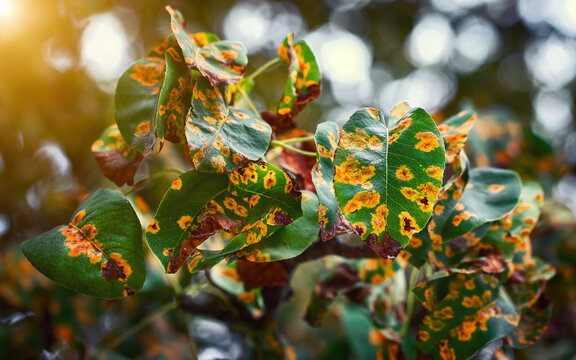
#> input picture home_page.jpeg, 576 x 360 px
$ python -i multi_leaf_analyzer.py   (imports and definitions only)
#> lines starting #> are read from the running program, lines starting #| are printed output that depends on the picture; after the words box and inside, x2 and y2 are one past the last pixel; in counts of white or black regions, pixels touching at a corner belong together
import cv2
import numpy as np
from PIL import Image
import matplotlib.pyplot as plt
from sklearn.cluster import KMeans
from scipy import ndimage
import warnings
# [1 line not run here, left out]

class MultiLeafAnalyzer:
    def __init__(self):
        self.leaf_health_thresholds = {
            'healthy': (0, 5),      # 0-5% disease coverage
            'mild': (5, 15),        # 5-15% disease coverage
            'moderate': (15, 30),   # 15-30% disease coverage
            'severe': (30, 100)    # >30% disease coverage
        }

    def detect_individual_leaves(self, image):
        """
        Detect individual leaves in a multi-leaf image using flexible detection
        Returns: list of leaf regions with their bounding boxes
        """
        # Convert to grayscale and preprocess
        if isinstance(image, Image.Image):
            img_array = np.array(image)
        else:
            img_array = image.copy()

        # Convert to HSV for better leaf detection
        hsv = cv2.cvtColor(img_array, cv2.COLOR_RGB2HSV)
#> hsv: shape (360, 576, 3); mean H, S, V 40.9, 139.2, 122

        # Define broader green color ranges for more flexible leaf detection
        green_ranges = [
            (np.array([20, 20, 20]), np.array([100, 255, 255])),    # Very broad green
            (np.array([25, 40, 40]), np.array([90, 255, 255])),     # Standard green
            (np.array([35, 30, 30]), np.array([85, 255, 255])),     # Light green
            (np.array([30, 50, 50]), np.array([80, 255, 255])),     # Medium green
            (np.array([15, 50, 50]), np.array([95, 255, 255])),     # Yellow-green
        ]

        # Try different detection strategies
        all_masks = []

        # Strategy 1: Combine all green ranges
        combined_mask = np.zeros(hsv.shape[:2], dtype=np.uint8)
        for lower_green, upper_green in green_ranges:
            mask = cv2.inRange(hsv, lower_green, upper_green)
            combined_mask = cv2.bitwise_or(combined_mask, mask)
#> this loop made 5 passes
#> pass 1, in detect_individual_leaves, `mask = cv2.inRange(hsv, lower_green, upper_green)`:
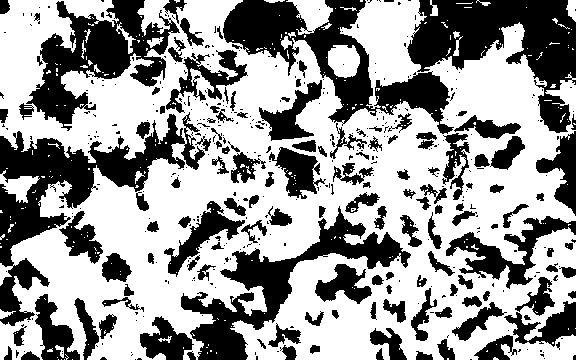
#> mask: shape (360, 576); 60.2% white; 458 black regions (319 under 20 px), largest, box (x1, y1, x2, y2) and area: (0, 112, 205, 326) 10900, (407, 0, 576, 133) 10474, (223, 0, 454, 134) 9461
#> after the loop:
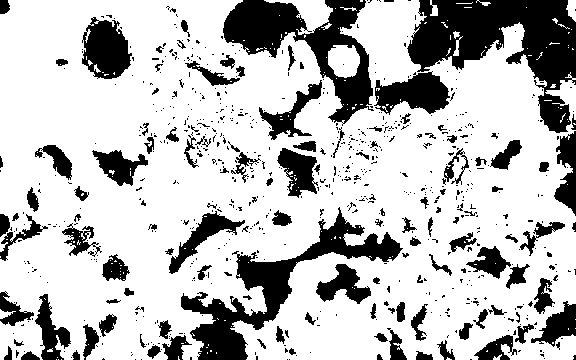
#> combined_mask: shape (360, 576); 74.5% white; 728 black regions (605 under 20 px), largest, box (x1, y1, x2, y2) and area: (407, 0, 576, 133) 10474, (181, 207, 403, 360) 7215, (223, 0, 374, 126) 6840
        all_masks.append(combined_mask)

        # Strategy 2: Use only the most common green range
        standard_mask = cv2.inRange(hsv, green_ranges[1][0], green_ranges[1][1])
        all_masks.append(standard_mask)

        # Strategy 3: Use LAB color space for better green detection
        lab = cv2.cvtColor(img_array, cv2.COLOR_RGB2LAB)
#> lab: shape (360, 576, 3); mean of channels 0, 1, 2 111.3, 126.8, 150.5
        lab_green_lower = np.array([0, 120, 0])
        lab_green_upper = np.array([255, 255, 255])
        lab_mask = cv2.inRange(lab, lab_green_lower, lab_green_upper)
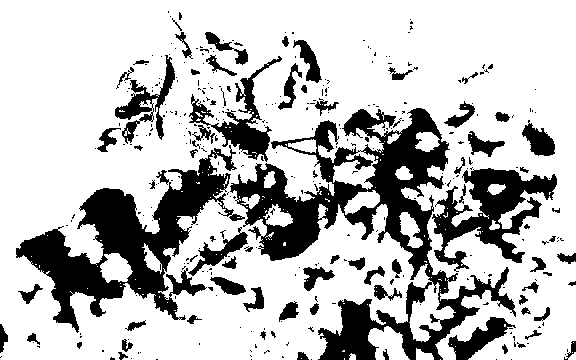
#> lab_mask: shape (360, 576); 74.7% white; 343 black regions (268 under 20 px), largest, box (x1, y1, x2, y2) and area: (230, 108, 516, 360) 19479, (16, 145, 245, 333) 13276, (432, 168, 557, 272) 5214
        all_masks.append(lab_mask)

        # Try each mask and pick the best one
        best_leaf_regions = []
        best_mask = combined_mask

        for mask_idx, test_mask in enumerate(all_masks):
            # Apply morphological operations
            kernel_small = np.ones((3,3), np.uint8)
            kernel_medium = np.ones((5,5), np.uint8)

            # Remove small noise
            test_mask = cv2.morphologyEx(test_mask, cv2.MORPH_OPEN, kernel_small)
            # Fill gaps
            test_mask = cv2.morphologyEx(test_mask, cv2.MORPH_CLOSE, kernel_medium)
            # Smooth edges
            test_mask = cv2.GaussianBlur(test_mask, (3, 3), 0)

            # Threshold to get binary mask
            _, test_mask = cv2.threshold(test_mask, 50, 255, cv2.THRESH_BINARY)

            # Find contours
            contours, _ = cv2.findContours(test_mask, cv2.RETR_EXTERNAL, cv2.CHAIN_APPROX_SIMPLE)

            # More lenient filtering for this attempt
            min_area = 200   # Very small minimum area
            max_area = (img_array.shape[0] * img_array.shape[1]) * 0.5  # Max 50% of image area
            leaf_regions = []

            for i, contour in enumerate(contours):
                area = cv2.contourArea(contour)

                # Very lenient area filtering
                if min_area <= area <= max_area:
                    # Get bounding box
                    x, y, w, h = cv2.boundingRect(contour)

                    # Very lenient aspect ratio
                    aspect_ratio = w / h if h > 0 else 0
                    if 0.2 <= aspect_ratio <= 5.0:  # Very broad range

                        # Lenient solidity check
                        hull = cv2.convexHull(contour)
                        hull_area = cv2.contourArea(hull)
                        solidity = area / hull_area if hull_area > 0 else 0

                        if solidity > 0.1:  # Very low threshold
                            # Create leaf mask
                            leaf_mask = np.zeros(test_mask.shape, dtype=np.uint8)
                            cv2.fillPoly(leaf_mask, [contour], 255)

                            leaf_regions.append({
                                'leaf_id': i,
                                'bbox': (x, y, w, h),
                                'area': area,
                                'contour': contour,
                                'mask': leaf_mask,
                                'aspect_ratio': aspect_ratio,
                                'solidity': solidity
                            })

            # If this mask found more leaves, use it
            if len(leaf_regions) > len(best_leaf_regions):
                best_leaf_regions = leaf_regions
                best_mask = test_mask
#> this loop made 3 passes
#> pass 1, in detect_individual_leaves, `test_mask = cv2.GaussianBlur(test_mask, (3, 3), 0)`:
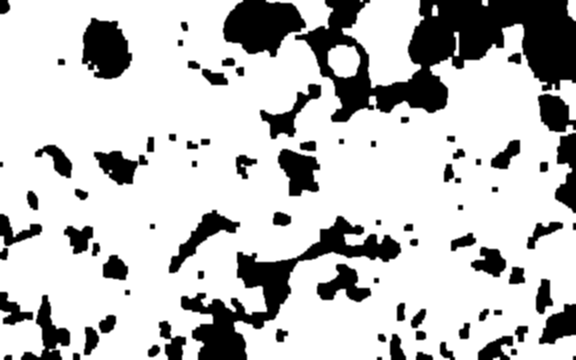
#> test_mask: shape (360, 576); min 0, max 255, mean 194.1
#> pass 1, in detect_individual_leaves, `_, test_mask = cv2.threshold(test_mask, 50, 255, cv2.THRESH_BINARY)`:
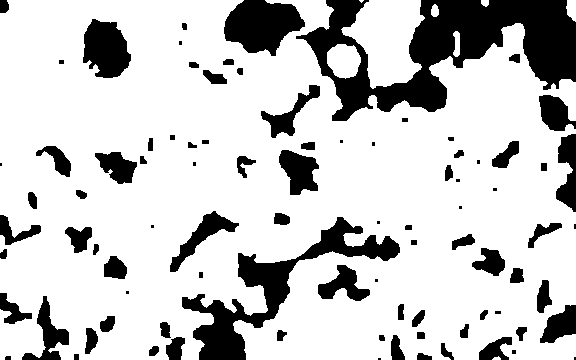
#> test_mask: shape (360, 576); 78.9% white; 89 black regions (18 under 20 px), largest, box (x1, y1, x2, y2) and area: (296, 0, 576, 121) 14758, (182, 217, 400, 360) 6566, (224, 0, 305, 56) 3056
#> after the loop:
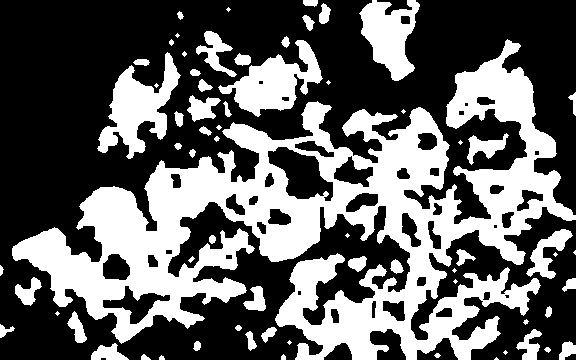
#> best_mask: shape (360, 576); 38.3% white; 67 white regions (17 under 20 px), largest, box (x1, y1, x2, y2) and area: (12, 39, 576, 360) 61625, (97, 52, 181, 159) 3784, (218, 40, 323, 117) 3475
#> after the loop:
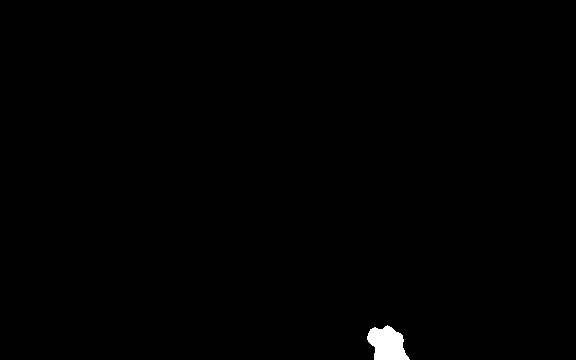
#> leaf_mask: shape (360, 576); 0.5% white; 1 white region, box (x1, y1, x2, y2) and area: (367, 325, 410, 360) 1029

        # If still no leaves found, try the entire image as one region
        if not best_leaf_regions:
            h, w = img_array.shape[:2]
            full_mask = np.ones((h, w), dtype=np.uint8) * 255

            # Create a single leaf region covering the entire image
            best_leaf_regions = [{
                'leaf_id': 0,
                'bbox': (0, 0, w, h),
                'area': w * h,
                'contour': np.array([[0,0], [w,0], [w,h], [0,h]]),
                'mask': full_mask,
                'aspect_ratio': w/h if h > 0 else 1,
                'solidity': 1.0
            }]
            best_mask = full_mask

        # Sort by area (largest first)
        best_leaf_regions.sort(key=lambda x: x['area'], reverse=True)

        # Limit to reasonable number of leaves
        max_leaves = 15
        best_leaf_regions = best_leaf_regions[:max_leaves]

        return best_leaf_regions, best_mask

    # [533 lines left out: functions analyze_leaf_health, _analyze_leaf_color, _detect_plant_type_for_image, _predict_leaf_disease, _analyze_disease_coverage, calculate_overall_plant_health and 4 more, not called in this run]

>>> import cv2
>>> picture = cv2.cvtColor(cv2.imread('home_page.jpeg'), cv2.COLOR_BGR2RGB)
>>> result = MultiLeafAnalyzer().detect_individual_leaves(picture)
